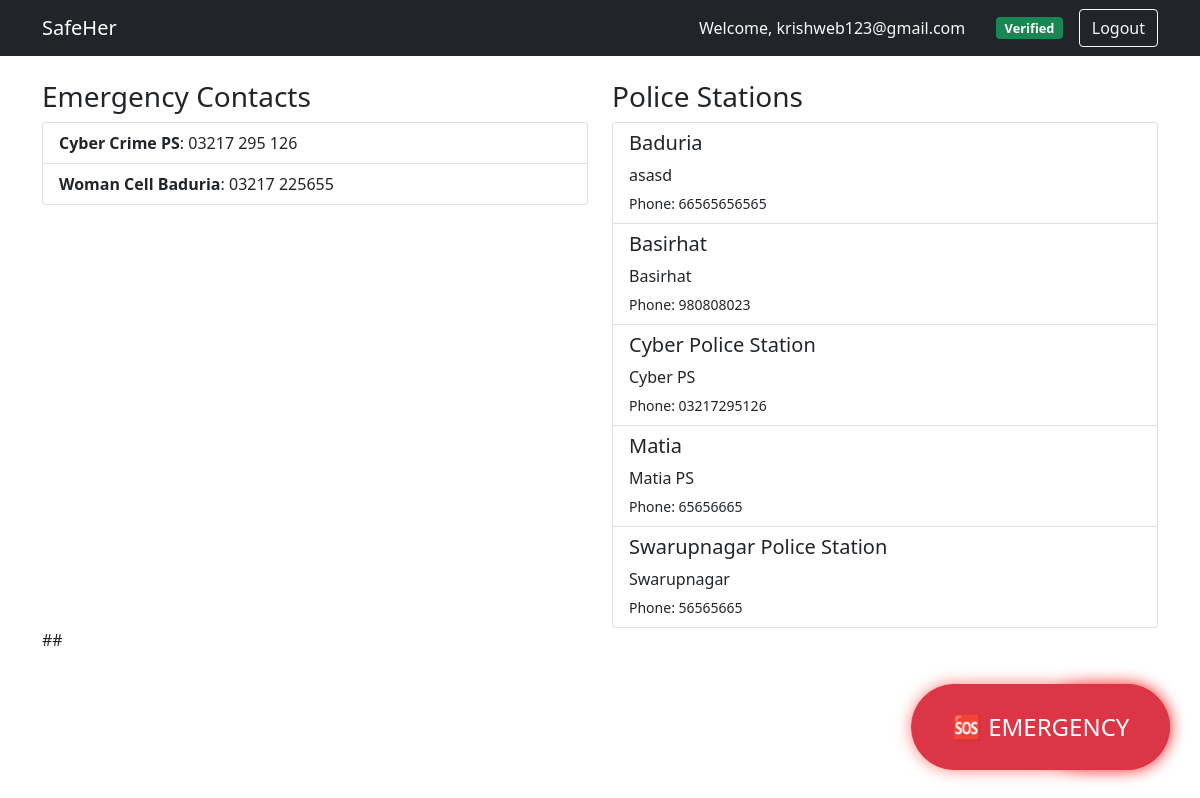
Page / (signed in) on the committed database.
### main/models.py (models this page shows, shortened)
class CustomUser(AbstractUser):
    phone = models.CharField(max_length=15)
    aadhar = models.ImageField(upload_to='aadhar/')
    is_verified = models.BooleanField(default=False)  # Already exists
    is_active = models.BooleanField(default=True)     # Already exists

class EmergencyContact(models.Model):
    name = models.CharField(max_length=100)
    number = models.CharField(max_length=15)

class PoliceStation(models.Model):
    name = models.CharField(max_length=100)
    address = models.TextField()
    phone = models.CharField(max_length=15)
    map_link = models.URLField()

### main/views.py (the view)
# urls.py: 2. Add a URL to urlpatterns:  path('', views.home, name='home')
def home(request):
    contacts = EmergencyContact.objects.all()
    stations = PoliceStation.objects.all()
    context = {
        'contacts': contacts,
        'stations': stations,
        'user': request.user
    }
    return render(request, 'main/home.html', context)

### main/templates/main/home.html (shortened to what this page needs)
{% extends "main/base.html" %}
{% block content %}
<div class="row">
    <div class="col-md-6">
        <h3>Emergency Contacts</h3>
        <div class="list-group">
            {% for contact in contacts %}
            <div class="list-group-item">
                <strong>{{ contact.name }}</strong>: {{ contact.number }}
            </div>
            {% endfor %}
        </div>
    </div>
    <div class="col-md-6">
        <h3>Police Stations</h3>
        <div class="list-group">
            {% for station in stations %}
            <a href="{{ station.map_link }}" class="list-group-item list-group-item-action">
                <h5>{{ station.name }}</h5>
                <p class="mb-1">{{ station.address }}</p>
                <small>Phone: {{ station.phone }}</small>
            </a>
            {% endfor %}
        </div>
    </div>
</div>
##
{% if user.is_authenticated and user.is_verified %}
<div class="sos-container">
    <div class="sos-container">
        <button class="btn btn-danger sos-button" id="sosButton">
        </button>
    </div>
</div>
{% elif user.is_authenticated %}
<div class="alert alert-warning mt-3">
    Your account is pending verification. Please contact admin.
</div>
{% endif %}
{% endblock %}

### main/templates/main/base.html (shortened to what this page needs)
<!DOCTYPE html>
<html lang="en">
<head>
    <link href="https://cdn.jsdelivr.net/npm/bootstrap@5.1.3/dist/css/bootstrap.min.css" rel="stylesheet">
</head>
<body>
    <nav class="navbar navbar-expand-lg navbar-dark bg-dark">
        <div class="container">
            <a class="navbar-brand" href="/">SafeHer</a>
            <div class="d-flex align-items-center">
                {% if user.is_authenticated %}
                    <span class="text-light me-3">Welcome, {{ user.username }}</span>
                    <span class="badge {% if user.is_verified %}bg-success{% else %}bg-warning{% endif %} verification-badge">
                        {% if user.is_verified %}Verified{% else %}Pending Verification{% endif %}
                    </span>
                    <form action="{% url 'logout' %}" method="post" class="ms-3">
                        <button type="submit" class="btn btn-outline-light">Logout</button>
                    </form>
                {% else %}
                    <a href="{% url 'login' %}" class="btn btn-outline-light me-2">Login</a>
                    <a href="{% url 'register' %}" class="btn btn-primary">Register</a>
                {% endif %}
            </div>
        </div>
    </nav>
    <main class="container mt-4">
        {% block content %}{% endblock %}
    </main>
    {% if user.is_authenticated and user.is_verified %}
    <div class="sos-button-container">
        <button class="btn btn-danger sos-button" id="sosTrigger">
            🆘 EMERGENCY
        </button>
    </div>
    {% endif %}
</body>
</html>

### main/templates/main/base.html (style rules this page uses)
.sos-button { position: fixed; bottom: 30px; right: 30px; z-index: 1000; padding: 1.5rem 2.5rem; font-size: 1.5rem; border-radius: 50px; box-shadow: 0 0 15px rgba(255, 0, 0, 0.5); animation: pulse 1.5s infinite; transition: all 0.3s ease; }
.verification-badge { margin-left: 15px; font-size: 0.8rem; }

### main/templates/main/home.html (style rules this page uses)
.sos-button { position: fixed; bottom: 30px; right: 30px; padding: 1.5rem 2.5rem; font-size: 1.5rem; border-radius: 50px; box-shadow: 0 0 15px rgba(255, 0, 0, 0.5); animation: pulse 1.5s infinite; }

### rows in the picture
CustomUser: username "krishweb123@gmail.com"
EmergencyContact: name "Cyber Crime PS", number "03217 295 126"
EmergencyContact: name "Woman Cell Baduria", number "03217 225655"
PoliceStation: name "Baduria", address "asasd", phone "66565656565"
PoliceStation: name "Basirhat", address "Basirhat", phone "980808023"
PoliceStation: name "Cyber Police Station", address "Cyber PS", phone "03217295126"
PoliceStation: name "Matia", address "Matia PS", phone "65656665"
PoliceStation: name "Swarupnagar Police Station", address "Swarupnagar", phone "56565665"
